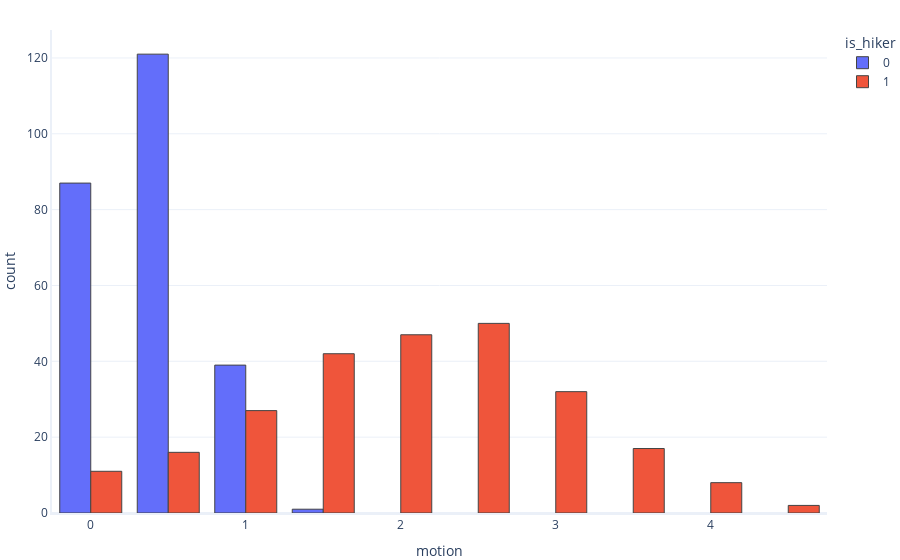

Source (notebook cell):
### Markdown cell above
# Exercise: Tune the area under the curve

In this exercise, we will make and compare two models, using ROC curves, and tune one using the area under the curve (AUC).

The goal of our models is to identify whether each item detected on the mountain is a hiker (`true`) or a tree (`false`). We will work with our `motion` feature here. Let's take a look:

### Code cell
import numpy
import pandas
!pip install statsmodels
# !wget https://raw.githubusercontent.com/MicrosoftDocs/mslearn-introduction-to-machine-learning/main/graphing.py
# !wget https://raw.githubusercontent.com/MicrosoftDocs/mslearn-introduction-to-machine-learning/main/Data/hiker_or_tree.csv
# !wget https://raw.githubusercontent.com/MicrosoftDocs/mslearn-introduction-to-machine-learning/main/m2d_make_roc.py
import graphing # custom graphing code. See our GitHub repo for details
import sklearn.model_selection

# Load our data from disk
df = pandas.read_csv("hiker_or_tree.csv", delimiter="\\t")

# Remove features we no longer want
del df["height"]
del df["texture"]

# Split into train and test
train, test =  sklearn.model_selection.train_test_split(df, test_size=0.5, random_state=1)

# Graph our feature
graphing.multiple_histogram(test, label_x="motion", label_group="is_hiker", nbins=12)

### Figure 1 — Plotly figure (JSON) as saved in the notebook; plotly's stock layout.template omitted (floating-point values rounded to 4 significant figures; data arrays with more than 128 entries replaced by an {"elided": "..."} marker saying what was removed)
{"data": [{"histfunc": "count", "name": "0", "nbinsx": 12, "type": "histogram", "x": {"elided": "248 float values"}}, {"histfunc": "count", "name": "1", "nbinsx": 12, "type": "histogram", "x": {"elided": "252 float values"}}], "layout": {"legend": {"title": {"text": "is_hiker"}}, "xaxis": {"title": {"text": "motion"}}, "yaxis": {"title": {"text": "count"}}}}
